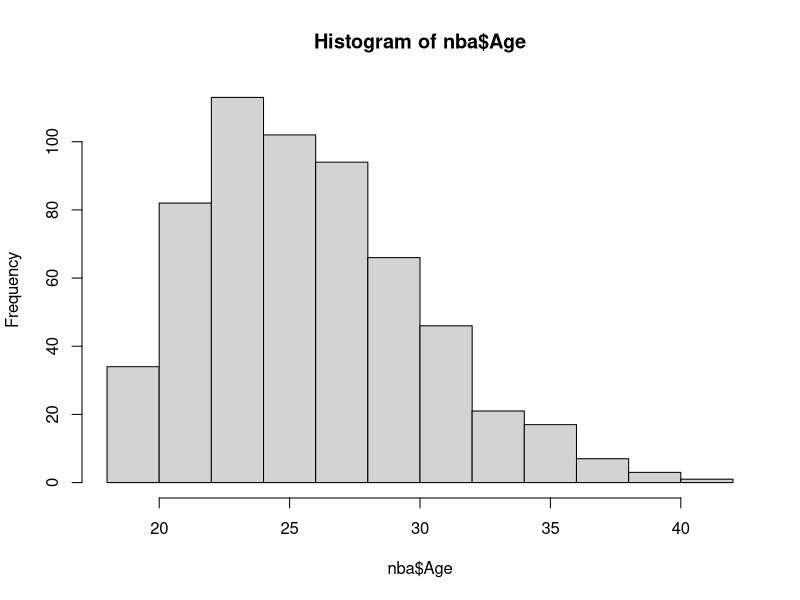

The R source for this figure: (Note: this script raises an error after producing the figure.)


# Importing a CSV
nba <- read.csv("nba.csv")

# Looking at the Structure or Summary
str(nba)

# Finding the number of rows
dim(nba)

# Looking at the first row of the data
head(nba, 1)

# Find the average of each statistic
sapply(nba, mean, na.rm=TRUE)

# Histogram of Age
hist(nba$Age)
library(ggplot2)
ggplot(nba, aes(x='Age')) + geom_histogram(binwidth=2) # produces error

# Scatter plot and regression line with 95% CI layered
ggplot(data = nba) +
  aes(x = Rk, y = Age) +
  geom_point() +
  geom_smooth(method=lm)

# Make pairwise scatterplots
pairs(nba[,c("AST","FG","TRB")])

# Make clusters of the players
library(cluster)
set.seed(123)
isGoodCol <- function(col){
  sum(is.na(col)) == 0 && is.numeric(col) 
} # have to remove  columns that are not all numbers
goodCols <- sapply(nba, isGoodCol)
clusters <- kmeans(nba[,goodCols], centers=5)
labels <- clusters$cluster

# Plotting players by cluser
nba2d <- prcomp(nba[,goodCols], center=TRUE)
twoColumns <- nba2d$x[,c(1,2)] # the columns are rank vs age
clusplot(twoColumns, labels)

# Spliting data into training and testing sets
trainRowCount <- floor(0.8 * nrow(nba))
set.seed(123)
trainIndex <- sample(1:nrow(nba), trainRowCount)
train <- nba[trainIndex,]
test <- nba[-trainIndex,]

# Univariate linear regression
fit <- lm(AST ~ FG, data=train) # predict assists from field goals made
predictions <- predict(fit, test)

# Calculate summary statistics for the model
summary(fit)

# Fit a random forest model
library(randomForest)
predictorColumns <- c("Age", "MP", "FG", "TRB", "STL", "BLK")
rf <- randomForest(train[predictorColumns], train$AST, ntree=100)
predictions <- predict(rf, test[predictorColumns])

# Calculate MSE
mean((test["AST"] - predictions)^2)









